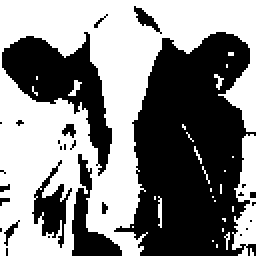
%> input picture veau2_moins_petit.bmp, 128 x 128 px (shown 2 times larger)
$ octave dilateAndDistance.m   (GNU Octave 9; MATLAB toolbox functions it lacks are replaced by stand-ins)
%> lines starting %> are read from the running program, lines starting %| are printed output that depends on the picture; in (x1, y1, x2, y2) boxes, pixels count from 0 and x2, y2 are one past the last pixel; in counts of white or black regions, pixels touching at a corner belong together; the program's own positions count from 1
%> `veal = logical(imread('veau2_moins_petit.bmp'));`: veal: size 128x128 logical; 52.6% white; 28 black regions (21 under 20 px), largest, box (x1, y1, x2, y2) and area: (57, 16, 128, 128) 5235, (1, 16, 56, 88) 1493, (36, 77, 61, 128) 461
### minkowskiSum.m
function Xb = minkowskiSum(X,b)


	L = size(X,1);
%> L = 128
	C = size(X,2);
%> C = 128
	lb = size(b,1);
	cb = size(b,2);
	Xb = logical(zeros(L+lb,C+cb));
	tmp = logical(zeros(L+lb,C+cb));
	condFirst = true;
	for i=1:lb
		for j=1:cb
			if(b(i,j)==1)
				if(condFirst)
					Xb(i:i+L-1,j:j+C-1) = X;
					condFirst = false;
				else
					tmp(i:i+L-1,j:j+C-1) = X;
					Xb = or(Xb,tmp);
					tmp(:) = 0;
				endif
			endif
		endfor
	endfor
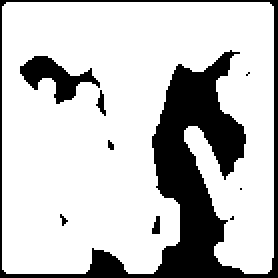
%> Xb: size 139x139 logical (shown 2 times larger); 77.3% white; 9 black regions (5 under 20 px), largest, box (x1, y1, x2, y2) and area: (0, 0, 139, 139) 3898, (10, 28, 50, 52) 403, (48, 45, 53, 58) 30, (76, 108, 80, 117) 27
%> tmp: size 139x139 logical; every value is 0
%> after the loop, condFirst = false
	Xb = Xb((floor(lb/2)+1):(L+floor(lb/2)),(floor(cb/2)+1):(C+floor(cb/2)));
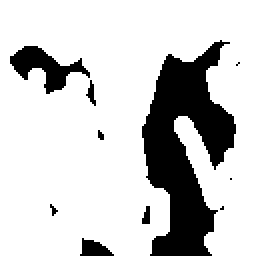
%> Xb: size 128x128 logical (shown 2 times larger); 79.9% white; 10 black regions (5 under 20 px), largest, box (x1, y1, x2, y2) and area: (71, 20, 118, 128) 2716, (5, 23, 45, 47) 403, (40, 119, 57, 128) 97, (43, 40, 48, 53) 30, (71, 103, 75, 112) 27

	% [32 lines of commented-out code are left out]
endfunction

### myDilate.m
function Xb = myDilate(X,b)
bt = transposeMorpho(b);
Xb = minkowskiSum(X,bt);
endfunction

### transposeMorpho.m
function Xt = transposeMorpho(X)
	Xt = flipud(fliplr(X));
endfunction

### dilateAndDistance.m
clc
clear all
close all


%dilatation liee a la carte de distance
veal = logical(imread('veau2_moins_petit.bmp'));

%boule de rayon 5
[dC,dL] = meshgrid(-5:5,-5:5);
B = sqrt(dC.^2 + dL.^2)<5;

%dilatation
vealD = myDilate(veal,B);


%carte de distance
vealDist = bwdist(veal);
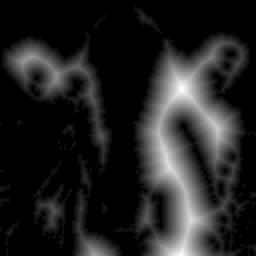
%> vealDist: size 128x128 single (shown 2 times larger); min 0, max 17.2, mean 2.35; drawn with min black and max white


figure(1)
subplot(221)
imshow(double(veal))
title('Image originale')

subplot(222)
imshow(double(vealD))
title('Image dilatee par une boule de rayon 5')

subplot(223)
imagesc(double(vealDist))
title('carte de distance')


subplot(224)
imshow(double(vealDist<5))
title('Seuillage de la carte de distance... dilatation')
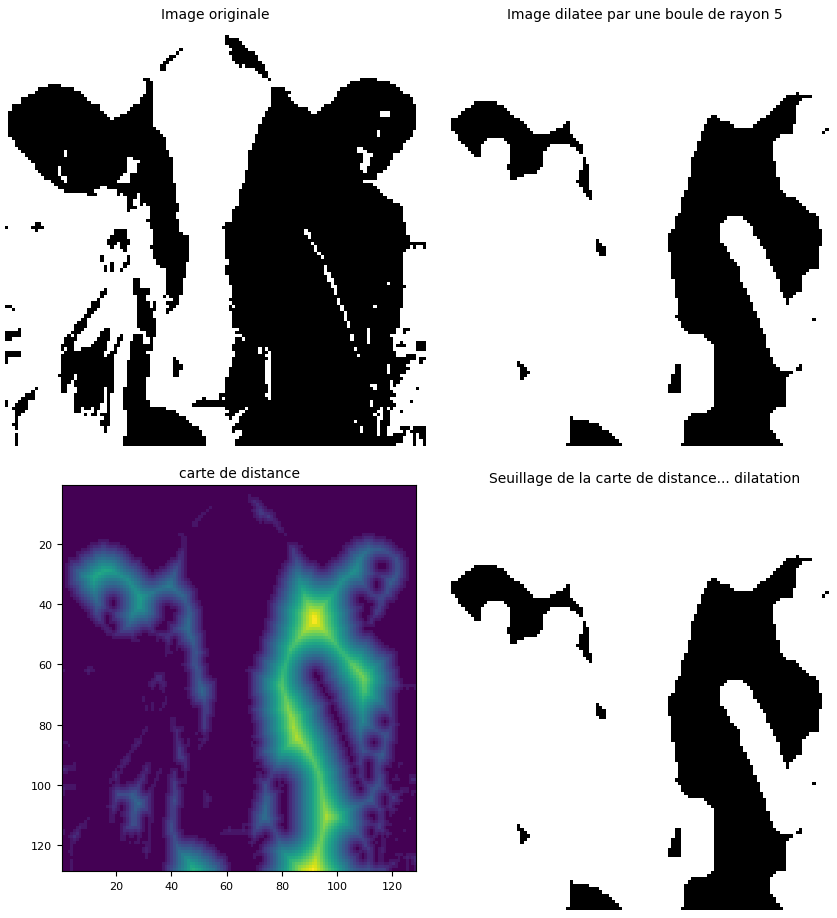
%> figure redrawn from the program's plot data, 4 panels

figure(1)
print('-dtex','data/tex/distanceAndDilatation.tex')
